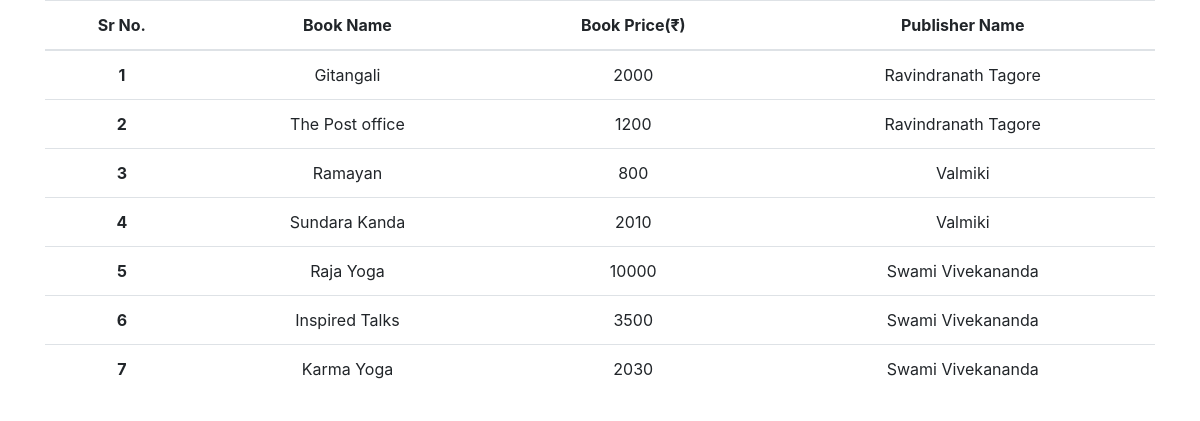
/book/list/, run on the app's committed database.
### App/models.py (models this page shows, shortened)
class Book(models.Model):
    name 		= models.CharField(max_length=300)
    price 		= models.IntegerField(default=0)
    publisher 	= models.ForeignKey(Publisher, on_delete=models.CASCADE)
    class Meta:
        default_related_name = 'books'

class Publisher(models.Model):
    name 	= models.CharField(max_length=300)

### App/views.py (the view)
# urls.py: path('book/list/', views.book_list, name='book_list'),
@query_debugger
def book_list(request):
    queryset = Book.objects.all()
    books = []
    for book in queryset:
        books.append({'id': book.id, 'name': book.name, 'price':book.price, 'publisher': book.publisher.name})
    return render(request, 'index.html', {'books':books})

### App/templates/index.html (shortened to what this page needs)
{% load custom_filters %}
<!doctype html>
<html lang="en">
  <head>
    <link rel="stylesheet" href="https://maxcdn.bootstrapcdn.com/bootstrap/4.0.0/css/bootstrap.min.css">
  </head>
  <body>
    <div class="container">
      {% if books %}
      <table class="table">
      <thead class="text-center">
        <tr>
          <th scope="col">Sr No.</th>
          <th scope="col">Book Name</th>
          <th scope="col">Book Price(₹)</th>
          <th scope="col">Publisher Name</th>
        </tr>
      </thead>
      <tbody class="text-center">
        {% for book in books %}
        <tr>
          <th scope="row">{{ forloop.counter }}</th>
          <td>{{ book.name }}</td>
          <td>{{ book.price }}</td>
          <td>{{ book.publisher }}</td>
        </tr>
        {% endfor %}
      </tbody>
    </table>
    {% endif %}
    </div>
  </body>
</html>

### data on the page
Book: name "Gitangali"
Publisher: publisher "Ravindranath Tagore" "Ravindranath Tagore"
Book: name "The Post office"
Book: name "Ramayan"
Publisher: publisher "Valmiki" "Valmiki"
Book: name "Sundara Kanda"
Book: name "Raja Yoga"
Publisher: publisher "Swami Vivekananda" "Swami Vivekananda" "Swami Vivekananda"
Book: name "Inspired Talks"
Book: name "Karma Yoga"

### other printed values
{{ book.price }} "2000" "1200" "800" "2010" "10000" "3500" "2030"
